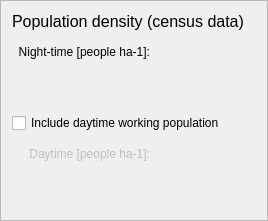
    <widget class="QFrame" name="frame_6">
     <property name="frameShape">
      <enum>QFrame::StyledPanel</enum>
     </property>
     <property name="frameShadow">
      <enum>QFrame::Raised</enum>
     </property>
     <layout class="QGridLayout" name="gridLayout_5">
      <item row="4" column="1">
       <widget class="QLabel" name="label_27">
        <property name="text">
         <string>Night-time [people ha-1]:</string>
        </property>
        <property name="alignment">
         <set>Qt::AlignRight|Qt::AlignTrailing|Qt::AlignVCenter</set>
        </property>
        <property name="buddy">
         <cstring></cstring>
        </property>
       </widget>
      </item>
      <item row="6" column="0" colspan="3">
       <widget class="QCheckBox" name="checkBox_day">
        <property name="text">
         <string>Include daytime working population</string>
        </property>
       </widget>
      </item>
      <item row="7" column="1">
       <widget class="QLabel" name="label_37">
        <property name="enabled">
         <bool>false</bool>
        </property>
        <property name="text">
         <string>Daytime [people ha-1]:</string>
        </property>
        <property name="alignment">
         <set>Qt::AlignRight|Qt::AlignTrailing|Qt::AlignVCenter</set>
        </property>
        <property name="buddy">
         <cstring></cstring>
        </property>
       </widget>
      </item>
      <item row="0" column="0" colspan="3">
       <widget class="QLabel" name="label_18">
        <property name="text">
         <string>&lt;!DOCTYPE HTML PUBLIC &quot;-//W3C//DTD HTML 4.0//EN&quot; &quot;http://www.w3.org/TR/REC-html40/strict.dtd&quot;&gt;
&lt;html&gt;&lt;head&gt;&lt;meta name=&quot;qrichtext&quot; content=&quot;1&quot; /&gt;&lt;style type=&quot;text/css&quot;&gt;
p, li { white-space: pre-wrap; }
&lt;/style&gt;&lt;/head&gt;&lt;body style=&quot; font-family:'MS Shell Dlg 2'; font-size:8pt; font-weight:400; font-style:normal;&quot;&gt;
&lt;p style=&quot; margin-top:0px; margin-bottom:0px; margin-left:0px; margin-right:0px; -qt-block-indent:0; text-indent:0px;&quot;&gt;&lt;span style=&quot; font-size:12pt;&quot;&gt;Population density (census data)&lt;/span&gt;&lt;/p&gt;&lt;/body&gt;&lt;/html&gt;</string>
        </property>
       </widget>
      </item>
      <item row="5" column="2">
       <spacer name="verticalSpacer_4">
        <property name="orientation">
         <enum>Qt::Vertical</enum>
        </property>
        <property name="sizeHint" stdset="0">
         <size>
          <width>20</width>
          <height>40</height>
         </size>
        </property>
       </spacer>
      </item>
      <item row="10" column="2">
       <spacer name="verticalSpacer_7">
        <property name="orientation">
         <enum>Qt::Vertical</enum>
        </property>
        <property name="sizeHint" stdset="0">
         <size>
          <width>20</width>
          <height>40</height>
         </size>
        </property>
       </spacer>
      </item>
      <item row="4" column="2">
       <widget class="QWidget" name="widgetPop" native="true">
        <property name="minimumSize">
         <size>
          <width>100</width>
          <height>30</height>
         </size>
        </property>
        <property name="layoutDirection">
         <enum>Qt::LeftToRight</enum>
        </property>
        <layout class="QGridLayout" name="gridLayout_16"/>
       </widget>
      </item>
      <item row="7" column="2">
       <widget class="QWidget" name="widgetPopDay" native="true">
        <property name="enabled">
         <bool>false</bool>
        </property>
        <property name="minimumSize">
         <size>
          <width>100</width>
          <height>30</height>
         </size>
        </property>
        <property name="layoutDirection">
         <enum>Qt::LeftToRight</enum>
        </property>
        <layout class="QGridLayout" name="gridLayout_18"/>
       </widget>
      </item>
     </layout>
    </widget>
